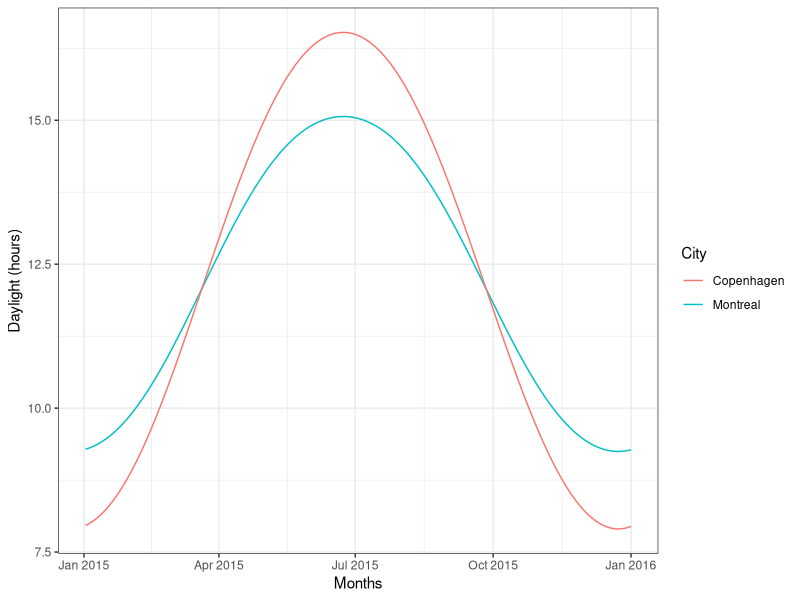
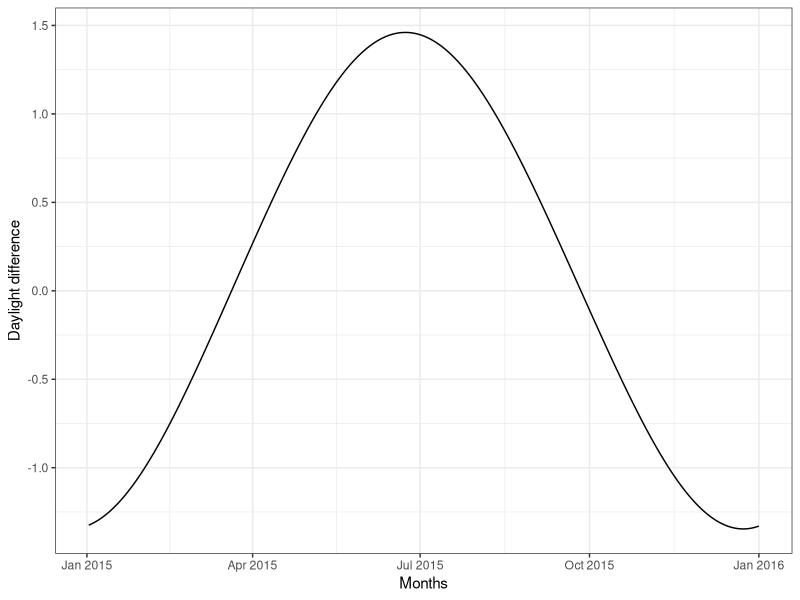

R code for these plots, in order:
## ---- chunk 1
dl <- function(doy, latitude) {

  p <- asin(0.39795 * cos(0.2163108 + 2 * atan(0.9671396 * tan(0.00860 * (doy - 186)))))

  d <- 24 - (24 / pi) * acos((sin(0.8333 * pi / 180) + sin(latitude * pi / 180) * sin(p)) / 
    cos(latitude * pi / 180) * cos(p))

  return(d)
}

doy <- 1:365

mtl <- dl(doy = doy, latitude = 45.501689) ## Montreal latitude
cph <- dl(doy = doy, latitude = 55.676097) ## Copenhagen latitude

df <- data.frame(mtl = mtl, cph = cph, date = as.Date(doy, origin = "2015-01-01"))

## ---- chunk 2
library(ggplot2)

ggplot(df, aes(x = date)) +
  geom_line(aes(y = mtl, color = "Montreal")) +
  geom_line(aes(y = cph, color = "Copenhagen")) +
  labs(color = "City") +
  theme_bw() +
  xlab("Months") +
  ylab("Daylight (hours)") +
  geom_vline(xintercept = as.numeric(Sys.Date()), lty = 2, lwd = 0.25)
## ---- chunk 3
ggplot(df, aes(x = date, y = cph - mtl)) +
  geom_line() +
  xlab("Months") +
  ylab("Daylight difference") +
  theme_bw() +
  geom_vline(xintercept = as.numeric(Sys.Date()), lty = 2, lwd = 0.25)
